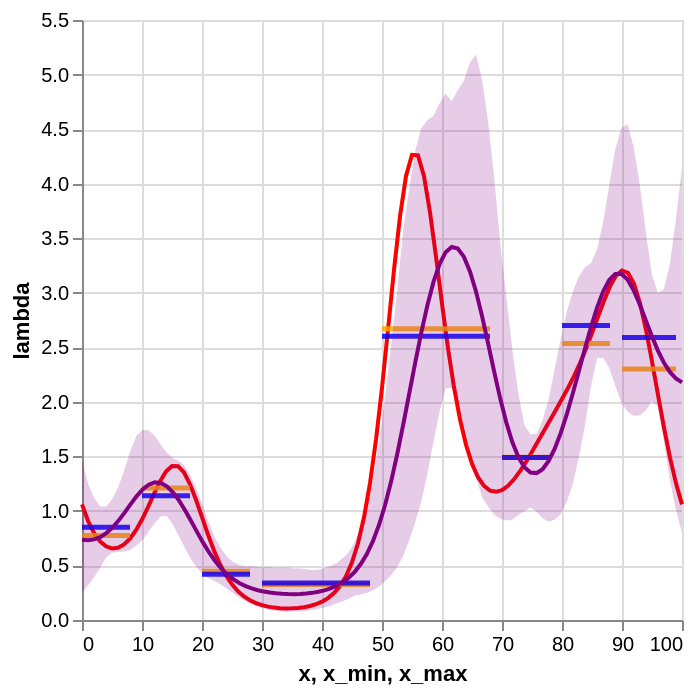

Here is the notebook cell this chart was saved with:
### Code cell
source_exp1 = summarize_posterior_lam(
    mcmc_samples, np.linspace(0, 100, 100), "1. Naive"
)
plot_posterior_band(source_exp1, df_obs, df_rates)

### Figure 1 — Vega-Lite specification as saved in the notebook (floating-point values rounded to 4 significant figures)
{"config": {"view": {"continuousWidth": 300, "continuousHeight": 300}}, "layer": [{"data": {"name": "data-57e9ce31636ad67c36e7dccf51564a34"}, "mark": {"type": "line", "color": "red"}, "encoding": {"x": {"field": "x", "type": "quantitative"}, "y": {"field": "lambda", "title": "lambda", "type": "quantitative"}}}, {"data": {"name": "data-76d7978c27708f3dc3c547466e9c4f48"}, "mark": {"type": "rule", "color": "orange", "opacity": 0.85, "strokeWidth": 2.5}, "encoding": {"x": {"field": "x_min", "type": "quantitative"}, "x2": {"field": "x_max"}, "y": {"field": "lambda_obs", "title": "lambda", "type": "quantitative"}}}, {"data": {"name": "data-eb3167bf5f6d0f55c21c22ac7eaec899"}, "mark": {"type": "rule", "color": "blue", "opacity": 0.85, "strokeWidth": 2.5}, "encoding": {"x": {"field": "x_min", "type": "quantitative"}, "x2": {"field": "x_max"}, "y": {"field": "lambda_obs", "title": "lambda", "type": "quantitative"}}}, {"data": {"name": "data-67e0b6b450ea2b6bfdb4e918efb42053"}, "mark": {"type": "line", "color": "purple"}, "encoding": {"x": {"field": "x", "type": "quantitative"}, "y": {"field": "lam", "type": "quantitative"}}}, {"data": {"name": "data-67e0b6b450ea2b6bfdb4e918efb42053"}, "mark": {"type": "area", "color": "purple", "opacity": 0.2}, "encoding": {"x": {"field": "x", "type": "quantitative"}, "y": {"field": "lower", "type": "quantitative"}, "y2": {"field": "upper"}}}], "$schema": "https://vega.github.io/schema/vega-lite/v6.1.0.json", "datasets": {"data-57e9ce31636ad67c36e7dccf51564a34": [{"x": 0, "lambda": 1.06}, {"x": 1, "lambda": 0.9096}, {"x": 2, "lambda": 0.7984}, {"x": 3, "lambda": 0.7218}, {"x": 4, "lambda": 0.6755}, {"x": 5, "lambda": 0.6564}, {"x": 6, "lambda": 0.6624}, {"x": 7, "lambda": 0.6925}, {"x": 8, "lambda": 0.7463}, {"x": 9, "lambda": 0.8231}, {"x": 10, "lambda": 0.9209}, {"x": 11, "lambda": 1.035}, {"x": 12, "lambda": 1.156}, {"x": 13, "lambda": 1.27}, {"x": 14, "lambda": 1.361}, {"x": 15, "lambda": 1.412}, {"x": 16, "lambda": 1.41}, {"x": 17, "lambda": 1.352}, {"x": 18, "lambda": 1.245}, {"x": 19, "lambda": 1.102}, {"x": 20, "lambda": 0.9426}, {"x": 21, "lambda": 0.7833}, {"x": 22, "lambda": 0.6371}, {"x": 23, "lambda": 0.5112}, {"x": 24, "lambda": 0.408}, {"x": 25, "lambda": 0.3263}, {"x": 26, "lambda": 0.2635}, {"x": 27, "lambda": 0.216}, {"x": 28, "lambda": 0.1807}, {"x": 29, "lambda": 0.1547}, {"x": 30, "lambda": 0.1359}, {"x": 31, "lambda": 0.1226}, {"x": 32, "lambda": 0.1136}, {"x": 33, "lambda": 0.1083}, {"x": 34, "lambda": 0.106}, {"x": 35, "lambda": 0.1067}, {"x": 36, "lambda": 0.1103}, {"x": 37, "lambda": 0.1173}, {"x": 38, "lambda": 0.1283}, {"x": 39, "lambda": 0.1446}, {"x": 40, "lambda": 0.1677}, {"x": 41, "lambda": 0.2003}, {"x": 42, "lambda": 0.2462}, {"x": 43, "lambda": 0.3108}, {"x": 44, "lambda": 0.4014}, {"x": 45, "lambda": 0.5281}, {"x": 46, "lambda": 0.7033}, {"x": 47, "lambda": 0.9412}, {"x": 48, "lambda": 1.255}, {"x": 49, "lambda": 1.653}, {"x": 50, "lambda": 2.13}, {"x": 51, "lambda": 2.664}, {"x": 52, "lambda": 3.209}, {"x": 53, "lambda": 3.7}, {"x": 54, "lambda": 4.07}, {"x": 55, "lambda": 4.264}, {"x": 56, "lambda": 4.259}, {"x": 57, "lambda": 4.068}, {"x": 58, "lambda": 3.738}, {"x": 59, "lambda": 3.329}, {"x": 60, "lambda": 2.898}, {"x": 61, "lambda": 2.491}, {"x": 62, "lambda": 2.134}, {"x": 63, "lambda": 1.839}, {"x": 64, "lambda": 1.606}, {"x": 65, "lambda": 1.432}, {"x": 66, "lambda": 1.309}, {"x": 67, "lambda": 1.229}, {"x": 68, "lambda": 1.186}, {"x": 69, "lambda": 1.175}, {"x": 70, "lambda": 1.191}, {"x": 71, "lambda": 1.231}, {"x": 72, "lambda": 1.289}, {"x": 73, "lambda": 1.364}, {"x": 74, "lambda": 1.449}, {"x": 75, "lambda": 1.542}, {"x": 76, "lambda": 1.639}, {"x": 77, "lambda": 1.736}, {"x": 78, "lambda": 1.832}, {"x": 79, "lambda": 1.928}, {"x": 80, "lambda": 2.025}, {"x": 81, "lambda": 2.127}, {"x": 82, "lambda": 2.236}, {"x": 83, "lambda": 2.355}, {"x": 84, "lambda": 2.487}, {"x": 85, "lambda": 2.63}, {"x": 86, "lambda": 2.779}, {"x": 87, "lambda": 2.927}, {"x": 88, "lambda": 3.058}, {"x": 89, "lambda": 3.157}, {"x": 90, "lambda": 3.204}, {"x": 91, "lambda": 3.182}, {"x": 92, "lambda": 3.081}, {"x": 93, "lambda": 2.903}, {"x": 94, "lambda": 2.659}, {"x": 95, "lambda": 2.37}, {"x": 96, "lambda": 2.063}, {"x": 97, "lambda": 1.763}, {"x": 98, "lambda": 1.489}, {"x": 99, "lambda": 1.253}, {"x": 100, "lambda": 1.06}], "data-76d7978c27708f3dc3c547466e9c4f48": [{"obs_interval": "[0,9)", "x_min": 0, "x_max": 8, "lambda_obs": 0.7738}, {"obs_interval": "[10,19)", "x_min": 10, "x_max": 18, "lambda_obs": 1.209}, {"obs_interval": "[20,29)", "x_min": 20, "x_max": 28, "lambda_obs": 0.4471}, {"obs_interval": "[30,49)", "x_min": 30, "x_max": 48, "lambda_obs": 0.3264}, {"obs_interval": "[50,69)", "x_min": 50, "x_max": 68, "lambda_obs": 2.67}, {"obs_interval": "[70,79)", "x_min": 70, "x_max": 78, "lambda_obs": 1.492}, {"obs_interval": "[80,89)", "x_min": 80, "x_max": 88, "lambda_obs": 2.535}, {"obs_interval": "[90,99]", "x_min": 90, "x_max": 99, "lambda_obs": 2.301}], "data-eb3167bf5f6d0f55c21c22ac7eaec899": [{"obs_interval": "[0,9)", "x_min": 0, "x_max": 8, "lambda_obs": 0.85}, {"obs_interval": "[10,19)", "x_min": 10, "x_max": 18, "lambda_obs": 1.14}, {"obs_interval": "[20,29)", "x_min": 20, "x_max": 28, "lambda_obs": 0.42}, {"obs_interval": "[30,49)", "x_min": 30, "x_max": 48, "lambda_obs": 0.34}, {"obs_interval": "[50,69)", "x_min": 50, "x_max": 68, "lambda_obs": 2.6}, {"obs_interval": "[70,79)", "x_min": 70, "x_max": 78, "lambda_obs": 1.49}, {"obs_interval": "[80,89)", "x_min": 80, "x_max": 88, "lambda_obs": 2.7}, {"obs_interval": "[90,99]", "x_min": 90, "x_max": 99, "lambda_obs": 2.59}], "data-67e0b6b450ea2b6bfdb4e918efb42053": [{"x": 0.0, "lam": 0.7365, "lower": 0.2522, "upper": 1.463, "experiment": "1. Naive"}, {"x": 1.01, "lam": 0.7315, "lower": 0.3162, "upper": 1.249, "experiment": "1. Naive"}, {"x": 2.02, "lam": 0.7388, "lower": 0.3926, "upper": 1.118, "experiment": "1. Naive"}, {"x": 3.03, "lam": 0.7597, "lower": 0.4787, "upper": 1.041, "experiment": "1. Naive"}, {"x": 4.04, "lam": 0.7952, "lower": 0.5722, "upper": 1.041, "experiment": "1. Naive"}, {"x": 5.051, "lam": 0.8454, "lower": 0.6197, "upper": 1.108, "experiment": "1. Naive"}, {"x": 6.061, "lam": 0.9089, "lower": 0.6225, "upper": 1.221, "experiment": "1. Naive"}, {"x": 7.071, "lam": 0.9821, "lower": 0.628, "upper": 1.376, "experiment": "1. Naive"}, {"x": 8.081, "lam": 1.06, "lower": 0.6428, "upper": 1.553, "experiment": "1. Naive"}, {"x": 9.091, "lam": 1.134, "lower": 0.6848, "upper": 1.692, "experiment": "1. Naive"}, {"x": 10.1, "lam": 1.196, "lower": 0.7323, "upper": 1.742, "experiment": "1. Naive"}, {"x": 11.11, "lam": 1.241, "lower": 0.811, "upper": 1.739, "experiment": "1. Naive"}, {"x": 12.12, "lam": 1.262, "lower": 0.8879, "upper": 1.688, "experiment": "1. Naive"}, {"x": 13.13, "lam": 1.257, "lower": 0.9484, "upper": 1.605, "experiment": "1. Naive"}, {"x": 14.14, "lam": 1.226, "lower": 0.9524, "upper": 1.534, "experiment": "1. Naive"}, {"x": 15.15, "lam": 1.171, "lower": 0.8761, "upper": 1.483, "experiment": "1. Naive"}, {"x": 16.16, "lam": 1.096, "lower": 0.7682, "upper": 1.459, "experiment": "1. Naive"}, {"x": 17.17, "lam": 1.006, "lower": 0.6569, "upper": 1.405, "experiment": "1. Naive"}, {"x": 18.18, "lam": 0.9072, "lower": 0.5565, "upper": 1.31, "experiment": "1. Naive"}, {"x": 19.19, "lam": 0.8054, "lower": 0.4764, "upper": 1.187, "experiment": "1. Naive"}, {"x": 20.2, "lam": 0.707, "lower": 0.4162, "upper": 1.033, "experiment": "1. Naive"}, {"x": 21.21, "lam": 0.6168, "lower": 0.3796, "upper": 0.8826, "experiment": "1. Naive"}, {"x": 22.22, "lam": 0.5377, "lower": 0.3534, "upper": 0.7473, "experiment": "1. Naive"}, {"x": 23.23, "lam": 0.4709, "lower": 0.3225, "upper": 0.6482, "experiment": "1. Naive"}, {"x": 24.24, "lam": 0.4161, "lower": 0.2827, "upper": 0.5756, "experiment": "1. Naive"}, {"x": 25.25, "lam": 0.3722, "lower": 0.2445, "upper": 0.5304, "experiment": "1. Naive"}, {"x": 26.26, "lam": 0.3374, "lower": 0.2041, "upper": 0.5031, "experiment": "1. Naive"}, {"x": 27.27, "lam": 0.3102, "lower": 0.1711, "upper": 0.4924, "experiment": "1. Naive"}, {"x": 28.28, "lam": 0.2891, "lower": 0.1418, "upper": 0.4952, "experiment": "1. Naive"}, {"x": 29.29, "lam": 0.2729, "lower": 0.1222, "upper": 0.4867, "experiment": "1. Naive"}, {"x": 30.3, "lam": 0.2605, "lower": 0.1053, "upper": 0.4843, "experiment": "1. Naive"}, {"x": 31.31, "lam": 0.2512, "lower": 0.09138, "upper": 0.4875, "experiment": "1. Naive"}, {"x": 32.32, "lam": 0.2445, "lower": 0.08199, "upper": 0.4796, "experiment": "1. Naive"}, {"x": 33.33, "lam": 0.24, "lower": 0.07621, "upper": 0.4823, "experiment": "1. Naive"}, {"x": 34.34, "lam": 0.2375, "lower": 0.07637, "upper": 0.4825, "experiment": "1. Naive"}, {"x": 35.35, "lam": 0.2369, "lower": 0.07803, "upper": 0.472, "experiment": "1. Naive"}, {"x": 36.36, "lam": 0.2384, "lower": 0.07866, "upper": 0.4721, "experiment": "1. Naive"}, {"x": 37.37, "lam": 0.2423, "lower": 0.08376, "upper": 0.4655, "experiment": "1. Naive"}, {"x": 38.38, "lam": 0.2488, "lower": 0.09192, "upper": 0.4557, "experiment": "1. Naive"}, {"x": 39.39, "lam": 0.2584, "lower": 0.1028, "upper": 0.4598, "experiment": "1. Naive"}, {"x": 40.4, "lam": 0.2718, "lower": 0.1152, "upper": 0.4769, "experiment": "1. Naive"}, {"x": 41.41, "lam": 0.2899, "lower": 0.1305, "upper": 0.4941, "experiment": "1. Naive"}, {"x": 42.42, "lam": 0.3139, "lower": 0.1524, "upper": 0.521, "experiment": "1. Naive"}, {"x": 43.43, "lam": 0.3456, "lower": 0.1724, "upper": 0.5666, "experiment": "1. Naive"}, {"x": 44.44, "lam": 0.3872, "lower": 0.1954, "upper": 0.6181, "experiment": "1. Naive"}, {"x": 45.45, "lam": 0.4417, "lower": 0.222, "upper": 0.7139, "experiment": "1. Naive"}, {"x": 46.46, "lam": 0.5127, "lower": 0.2329, "upper": 0.8459, "experiment": "1. Naive"}, {"x": 47.47, "lam": 0.6045, "lower": 0.2485, "upper": 1.022, "experiment": "1. Naive"}, {"x": 48.48, "lam": 0.7222, "lower": 0.2723, "upper": 1.279, "experiment": "1. Naive"}, {"x": 49.49, "lam": 0.8702, "lower": 0.3044, "upper": 1.615, "experiment": "1. Naive"}, {"x": 50.51, "lam": 1.052, "lower": 0.3561, "upper": 2.037, "experiment": "1. Naive"}, {"x": 51.52, "lam": 1.269, "lower": 0.4111, "upper": 2.521, "experiment": "1. Naive"}, {"x": 52.53, "lam": 1.517, "lower": 0.4831, "upper": 3.021, "experiment": "1. Naive"}, {"x": 53.54, "lam": 1.79, "lower": 0.587, "upper": 3.572, "experiment": "1. Naive"}, {"x": 54.55, "lam": 2.077, "lower": 0.7301, "upper": 3.963, "experiment": "1. Naive"}, {"x": 55.56, "lam": 2.365, "lower": 0.8981, "upper": 4.306, "experiment": "1. Naive"}, {"x": 56.57, "lam": 2.639, "lower": 1.089, "upper": 4.511, "experiment": "1. Naive"}, {"x": 57.58, "lam": 2.888, "lower": 1.345, "upper": 4.584, "experiment": "1. Naive"}, {"x": 58.59, "lam": 3.099, "lower": 1.637, "upper": 4.622, "experiment": "1. Naive"}, {"x": 59.6, "lam": 3.263, "lower": 1.907, "upper": 4.738, "experiment": "1. Naive"}, {"x": 60.61, "lam": 3.372, "lower": 2.125, "upper": 4.825, "experiment": "1. Naive"}, {"x": 61.62, "lam": 3.42, "lower": 2.127, "upper": 4.758, "experiment": "1. Naive"}, {"x": 62.63, "lam": 3.406, "lower": 1.995, "upper": 4.856, "experiment": "1. Naive"}, {"x": 63.64, "lam": 3.331, "lower": 1.721, "upper": 4.943, "experiment": "1. Naive"}, {"x": 64.65, "lam": 3.198, "lower": 1.52, "upper": 5.109, "experiment": "1. Naive"}, {"x": 65.66, "lam": 3.013, "lower": 1.312, "upper": 5.183, "experiment": "1. Naive"}, {"x": 66.67, "lam": 2.788, "lower": 1.126, "upper": 4.952, "experiment": "1. Naive"}, {"x": 67.68, "lam": 2.537, "lower": 1.04, "upper": 4.567, "experiment": "1. Naive"}, {"x": 68.69, "lam": 2.279, "lower": 0.968, "upper": 4.062, "experiment": "1. Naive"}, {"x": 69.7, "lam": 2.032, "lower": 0.9287, "upper": 3.461, "experiment": "1. Naive"}, {"x": 70.71, "lam": 1.813, "lower": 0.9115, "upper": 2.975, "experiment": "1. Naive"}, {"x": 71.72, "lam": 1.631, "lower": 0.9217, "upper": 2.48, "experiment": "1. Naive"}, {"x": 72.73, "lam": 1.493, "lower": 0.9614, "upper": 2.071, "experiment": "1. Naive"}, {"x": 73.74, "lam": 1.4, "lower": 0.9975, "upper": 1.786, "experiment": "1. Naive"}, {"x": 74.75, "lam": 1.352, "lower": 1.031, "upper": 1.703, "experiment": "1. Naive"}, {"x": 75.76, "lam": 1.346, "lower": 0.9926, "upper": 1.704, "experiment": "1. Naive"}, {"x": 76.77, "lam": 1.382, "lower": 0.9324, "upper": 1.834, "experiment": "1. Naive"}, {"x": 77.78, "lam": 1.458, "lower": 0.9008, "upper": 2.022, "experiment": "1. Naive"}, {"x": 78.79, "lam": 1.57, "lower": 0.9213, "upper": 2.303, "experiment": "1. Naive"}, {"x": 79.8, "lam": 1.715, "lower": 0.9725, "upper": 2.58, "experiment": "1. Naive"}, {"x": 80.81, "lam": 1.888, "lower": 1.086, "upper": 2.829, "experiment": "1. Naive"}, {"x": 81.82, "lam": 2.081, "lower": 1.249, "upper": 3.011, "experiment": "1. Naive"}, {"x": 82.83, "lam": 2.285, "lower": 1.497, "upper": 3.15, "experiment": "1. Naive"}, {"x": 83.84, "lam": 2.492, "lower": 1.787, "upper": 3.235, "experiment": "1. Naive"}, {"x": 84.85, "lam": 2.689, "lower": 2.149, "upper": 3.272, "experiment": "1. Naive"}, {"x": 85.86, "lam": 2.866, "lower": 2.405, "upper": 3.401, "experiment": "1. Naive"}, {"x": 86.87, "lam": 3.012, "lower": 2.402, "upper": 3.647, "experiment": "1. Naive"}, {"x": 87.88, "lam": 3.116, "lower": 2.309, "upper": 3.987, "experiment": "1. Naive"}, {"x": 88.89, "lam": 3.171, "lower": 2.147, "upper": 4.318, "experiment": "1. Naive"}, {"x": 89.9, "lam": 3.173, "lower": 1.993, "upper": 4.509, "experiment": "1. Naive"}, {"x": 90.91, "lam": 3.122, "lower": 1.912, "upper": 4.544, "experiment": "1. Naive"}, {"x": 91.92, "lam": 3.026, "lower": 1.872, "upper": 4.346, "experiment": "1. Naive"}, {"x": 92.93, "lam": 2.897, "lower": 1.874, "upper": 4.003, "experiment": "1. Naive"}, {"x": 93.94, "lam": 2.751, "lower": 1.919, "upper": 3.57, "experiment": "1. Naive"}, {"x": 94.95, "lam": 2.605, "lower": 2.002, "upper": 3.172, "experiment": "1. Naive"}, {"x": 95.96, "lam": 2.472, "lower": 1.958, "upper": 2.999, "experiment": "1. Naive"}, {"x": 96.97, "lam": 2.36, "lower": 1.638, "upper": 3.032, "experiment": "1. Naive"}, {"x": 97.98, "lam": 2.274, "lower": 1.284, "upper": 3.264, "experiment": "1. Naive"}, {"x": 98.99, "lam": 2.214, "lower": 1.008, "upper": 3.668, "experiment": "1. Naive"}, {"x": 100.0, "lam": 2.178, "lower": 0.7987, "upper": 4.151, "experiment": "1. Naive"}]}}
